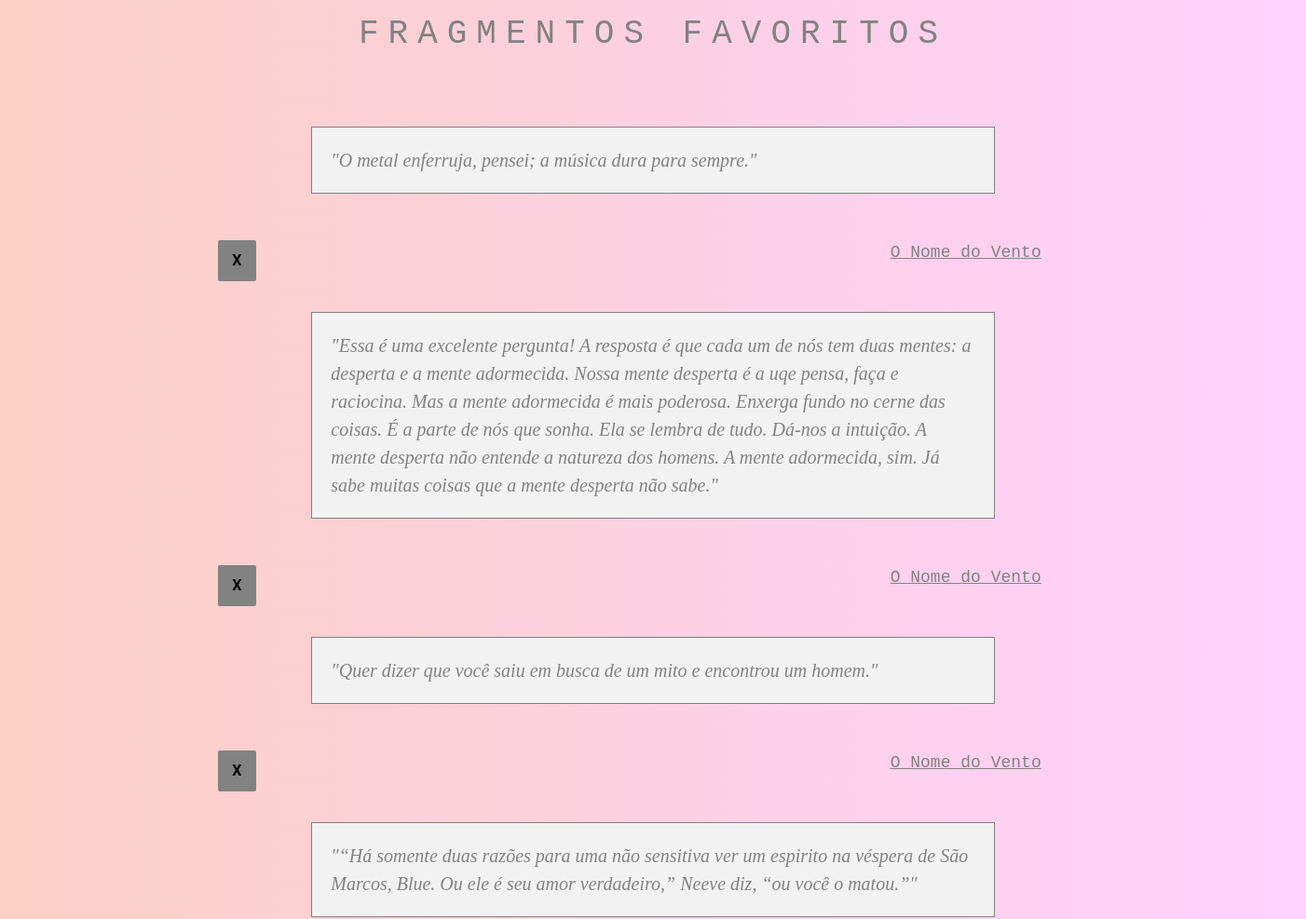
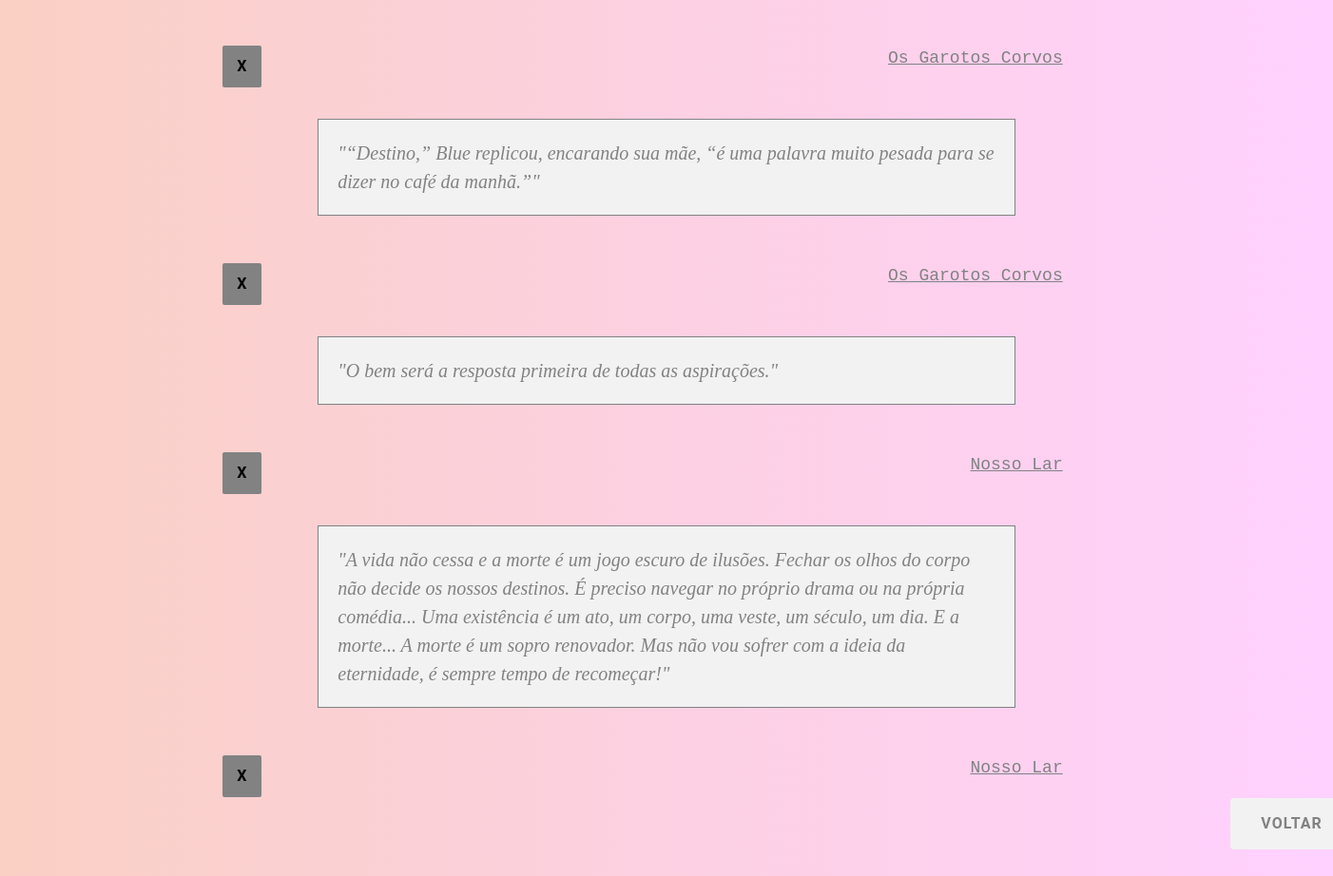
/lista_frases.php (signed in), run on the app's committed database (2 pictures, top to bottom).
### tables this page shows
CREATE TABLE IF NOT EXISTS `frases` (
  `id` tinyint(40) NOT NULL AUTO_INCREMENT,
  `frase` varchar(1000) NOT NULL,
  `id_livro` tinyint(40) NOT NULL,
  PRIMARY KEY (`id`)
);

CREATE TABLE IF NOT EXISTS `livros` (
  `id` tinyint(4) NOT NULL AUTO_INCREMENT,
  `nome` varchar(50) NOT NULL,
  `autor` varchar(50) NOT NULL,
  `editora` varchar(50) NOT NULL,
  `foto` varchar(200) NOT NULL,
  PRIMARY KEY (`id`)
);

### lista_frases.php (the view, shortened to what this page needs)
<?php
require_once 'config.php';
$conexao = @mysql_connect($host, $usuario, $senha) or exit(mysql_error());
$sql = "select * from frases order by id DESC";
$query = mysql_query($sql, $conexao);
$registros = mysql_num_rows($query);
?>
<!DOCTYPE html>
<html>
    <head>
        <link rel="stylesheet" href="w3.css" type="text/css">
        <link rel="stylesheet" href="style.css" type="text/css">
    </head>
    <body class="spring">
        <h1 class="text-center titles">Fragmentos favoritos</h1>
        <div class="w3-padding-large imgcenter width-seven">
        <?php
            if($registros) {
                while ($result = mysql_fetch_array($query)) {
                    echo '<div>';
                    echo '<div class="box-frase">';
                    echo '<p>"' . ucfirst($result['frase']) . '"</p>';
                    echo '</div>';
                    echo '<a class="button-gray list-left" href="deleta_frase.php?id=' . $result['id'] . '">X</a>';
                    echo '<div class="livro">';
                    $at = $result['id_livro'] ;
                        $sql2 = 'select * from livros where id = ' . $at;
                        $query2 = mysql_query($sql2, $conexao);
                        $result2 = mysql_fetch_array($query2);
                        $no = $result2['nome'];
                    echo '<p>' . '<a title="livro" href="pag_livros.php?id=' . $at . '">' . $no . ' </a>' . ' </p>';
                    echo '</div>';
                    echo '</div>';
                }
            }else{
                echo '<p>Nenhum fragmento registrado no momento</p>';
            }
            ?>
            <a class="button-white position-right" href="galeria_livros.php">Voltar</a>
            </div>
    </body>
</html>

### w3.css (style rules this page uses)
html { box-sizing:border-box }
*,*:before,*:after { box-sizing:inherit }
html { -ms-text-size-adjust:100%;-webkit-text-size-adjust:100% }
body { margin:0 }
a { background-color:transparent;-webkit-text-decoration-skip:objects }
html,body { font-family:Verdana,sans-serif;font-size:15px;line-height:1.5 }
html { overflow-x:hidden }
h1 { font-size:36px }
h1,h2,h3,h4,h5,h6 { font-family:"Segoe UI",Arial,sans-serif;font-weight:400;margin:10px 0 }
a { color:inherit }
.w3-padding-large { padding:12px 24px!important }

### style.css (style rules this page uses)
.spring { background-image: linear-gradient(to right, #fad0c4 0%, #ffd1ff 100%); }
.text-center { text-align:center; }
.box-frase { border-style: solid; border-width: 1px; border-color: #828282; background-color: #F2F2F2; margin: 50px 100px 50px 100px; font-family: "Georgia", serif; font-style: italic; font-size: 20px; padding-left: 20px; padding-right: 20px; color: #828282; }
.livro { text-align: right; font-family: "Courier New", monospace, sans-serif; font-size: 18px; color: #828282; padding-right: 50px; }
.titles { font-family: "Courier New", monospace, sans-serif; letter-spacing: 10px; color:#828282; text-transform: uppercase; }
.list-left { float: left; }
.button-white { background-color: #f2f2f2; border: none; color: #828282; padding: 15px 32px; text-align: center; text-decoration: none; display: inline-block; font-size: 16px; border-radius: 4px; font-family: "Roboto", sans-serif; letter-spacing: 1px; text-transform: uppercase; font-weight: bold; margin-bottom: 45px; }
.position-right { position: relative; left: 1060px; }
.button-gray { background-color: #828282; border: none; color: black; padding: 10px 15px; text-align: center; text-decoration: none; display: inline-block; font-size: 16px; border-radius: 2px; font-family: "Roboto", sans-serif; letter-spacing: 1px; text-transform: uppercase; font-weight: bold; margin-right: 45px; }
.imgcenter { display: block; margin-left: auto; margin-right: auto; }
.width-seven { width: 70%; }

### data on the page
frases: frase "O metal enferruja, pensei; a música dura para sempre.", id_livro.nome "O Nome do Vento"
frases: frase "Essa é uma excelente pergunta! A resposta é que cada um de nós tem duas mentes: a desperta e a mente adormecida. Nossa mente desperta é a uqe pensa, faça e raciocina. Mas a mente adormecida é mais poderosa. Enxerga fundo no cerne das coisas. É a parte de nós que sonha. Ela se lembra de tudo. Dá-nos a intuição. A mente desperta não entende a natureza dos homens. A mente adormecida, sim. Já sabe muitas coisas que a mente desperta não sabe.", id_livro.nome "O Nome do Vento"
frases: frase "Quer dizer que você saiu em busca de um mito e encontrou um homem.", id_livro.nome "O Nome do Vento"
frases: frase "“Há somente duas razões para uma não sensitiva ver um espirito na véspera de São Marcos, Blue. Ou ele é seu amor verdadeiro,” Neeve diz, “ou você o matou.”", id_livro.nome "Os Garotos Corvos"
frases: frase "“Destino,” Blue replicou, encarando sua mãe, “é uma palavra muito pesada para se dizer no café da manhã.”", id_livro.nome "Os Garotos Corvos"
frases: frase "O bem será a resposta primeira de todas as aspirações.", id_livro.nome "Nosso Lar"
frases: frase "A vida não cessa e a morte é um jogo escuro de ilusões. Fechar os olhos do corpo não decide os nossos destinos. É preciso navegar no próprio drama ou na própria comédia... Uma existência é um ato, um corpo, uma veste, um século, um dia. E a morte... A morte é um sopro renovador. Mas não vou sofrer com a ideia da eternidade, é sempre tempo de recomeçar!", id_livro.nome "Nosso Lar"
